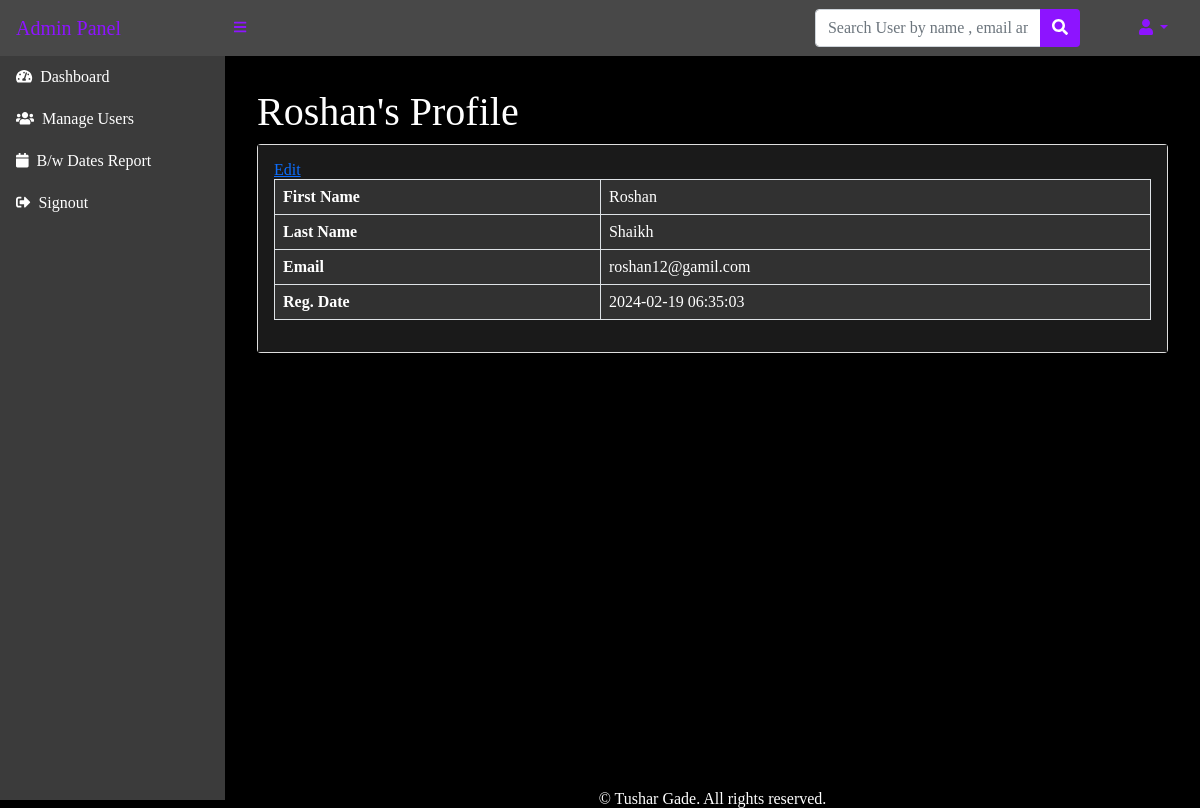
The app's page /loginsystem/admin/user-profile.php?uid=2 (signed in) with its own data.
### tables this page shows
CREATE TABLE `users` (
  `id` int(11) NOT NULL,
  `fname` varchar(255) DEFAULT NULL,
  `lname` varchar(255) DEFAULT NULL,
  `email` varchar(255) DEFAULT NULL,
  `password` varchar(300) DEFAULT NULL,
  `posting_date` timestamp NOT NULL DEFAULT current_timestamp()
);

### loginsystem/admin/user-profile.php (the view, shortened to what this page needs)
<?php session_start();
include_once('../includes/config.php');
if (strlen($_SESSION['adminid']==0)) {
  header('location:logout.php');
  } else{
?>
<!DOCTYPE html>
<html lang="en">
    <head>
        <link href="https://cdn.jsdelivr.net/npm/simple-datatables@latest/dist/style.css" rel="stylesheet" />
        <link href="../css/styles.css" rel="stylesheet" />
    </head>
    <body class="sb-nav-fixed" style="background-color:black; color:white">
      <?php include_once('includes/navbar.php');?>
        <div id="layoutSidenav">
          <?php include_once('includes/sidebar.php');?>
            <div id="layoutSidenav_content">
                <main>
                    <div class="container-fluid px-4">
<?php
$userid=$_GET['uid'];
$query=mysqli_query($con,"select * from users where id='$userid'");
while($result=mysqli_fetch_array($query))
{?>
                        <h1 class="mt-4"><?php echo $result['fname'];?>'s Profile</h1>
                        <div class="card mb-4">
                            <div class="card-body" style="background-color:#1a1a1a">
                                <a href="edit-profile.php?uid=<?php echo $result['id'];?>">Edit</a>
                                <table class="table table-bordered" style="color:white;background-color:#313131">
                                   <tr>
                                    <th>First Name</th>
                                       <td><?php echo $result['fname'];?></td>
                                   </tr>
                                   <tr>
                                       <th>Last Name</th>
                                       <td><?php echo $result['lname'];?></td>
                                   </tr>
                                   <tr>
                                       <th>Email</th>
                                       <td colspan="3"><?php echo $result['email'];?></td>
                                   </tr>
                                        <tr>
                                       <th>Reg. Date</th>
                                       <td colspan="3"><?php echo $result['posting_date'];?></td>
                                   </tr>
                                </table>
                            </div>
                        </div>
<?php } ?>
                    </div>
                </main>
                <div class="copyright-section">
            <span class="copyright-text" style="display:flex;justify-content:center">
                © Tushar Gade. All rights reserved.
            </span>
        </div>
            </div>
        </div>
    </body>
</html>
<?php } ?>

### records on screen
users: fname "Roshan", lname "Shaikh", email "roshan12@gamil.com", posting_date "2024-02-19 06:35:03"
